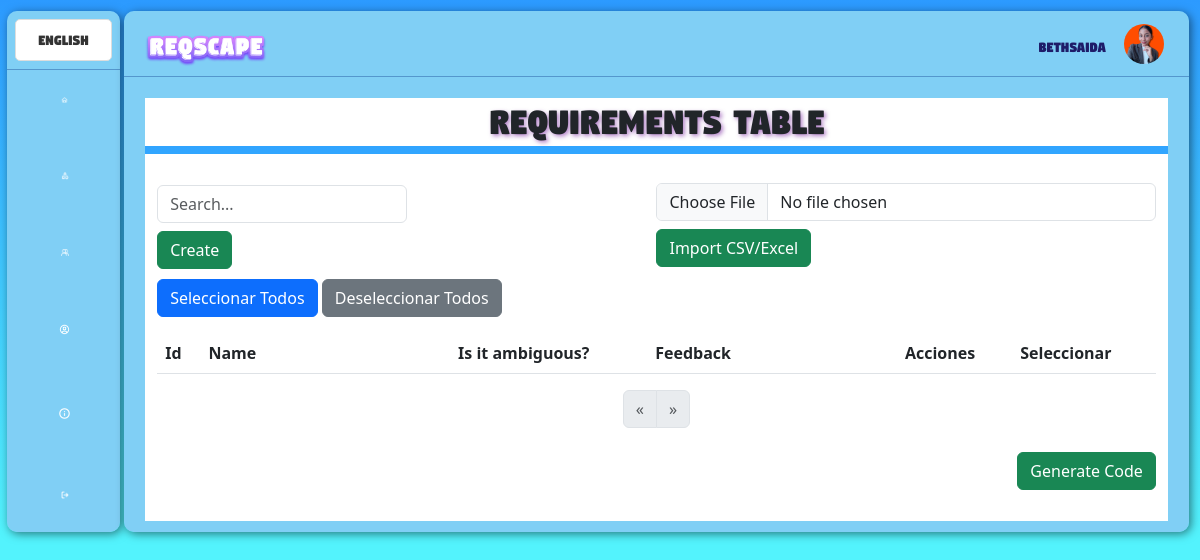
The page /modules/inicio/perfil-docente_1.php (signed in) on the database its author committed.
### tables this page shows
CREATE TABLE `usuarios` (
  `id` int(11) NOT NULL,
  `usuario` varchar(255) NOT NULL,
  `correo` varchar(255) NOT NULL,
  `contrasena` varchar(255) NOT NULL,
  `imagen_perfil` varchar(255) DEFAULT NULL,
  `perfil` varchar(50) DEFAULT NULL
);

### modules/inicio/perfil-docente_1.php (the view, shortened to what this page needs)
<?php
include "../../connection/connection.php";
function loadTranslations($lang) {
    $translations = [
        'en' => [
            'table_title' => 'Requirements Table',
            'name_label' => 'Name',
            'ambiguous_label' => 'Is it ambiguous?',
            'retro_label' => 'Feedback',
            'yes' => 'Yes',
            'no' => 'No',
            'create_button' => 'Create',
            'import_button' => 'Import CSV/Excel',
            'search_placeholder' => 'Search...',
            'edit_button' => 'Edit',
            'delete_button' => 'Delete',
            'confirm_delete' => 'Are you sure you want to delete this requirement?',
            'insert_success' => 'New record created successfully',
            'insert_error' => 'Error creating record: ',
            'update_success' => 'Record updated successfully',
            'update_error' => 'Error updating record: ',
            'delete_success' => 'Record deleted successfully',
            'delete_error' => 'Error deleting record: ',
            'import_success' => 'File imported successfully',
            'import_error' => 'Please upload a valid CSV or Excel file.',
            'previous' => 'Previous',
            'next' => 'Next',
            'generate_code' => 'Generate Code'
        ],
        'es' => [
            'table_title' => 'Tabla de requerimientos',
            'name_label' => 'Nombre',
            'ambiguous_label' => '¿Es ambiguo?',
            'retro_label' => 'Retroalimentación',
            'yes' => 'Sí',
            'no' => 'No',
            'create_button' => 'Crear',
            'import_button' => 'Importar CSV/Excel',
            'search_placeholder' => 'Buscar...',
            'edit_button' => 'Editar',
            'delete_button' => 'Eliminar',
            'confirm_delete' => '¿Estás seguro de que deseas eliminar este requerimiento?',
            'insert_success' => 'Nuevo registro creado con éxito',
            'insert_error' => 'Error al crear el registro: ',
            'update_success' => 'Registro actualizado con éxito',
            'update_error' => 'Error al actualizar el registro: ',
            'delete_success' => 'Registro eliminado con éxito',
            'delete_error' => 'Error al eliminar el registro: ',
            'import_success' => 'Archivo importado con éxito',
            'import_error' => 'Por favor, suba un archivo CSV o Excel válido.',
            'previous' => 'Anterior',
            'next' => 'Siguiente',
            'generate_code' => 'Generar Código'
        ]
    ];
    return $translations[$lang];
}
$lang = isset($_SESSION['language']) ? $_SESSION['language'] : 'es';
$translations = loadTranslations($lang);
if (isset($_SESSION['user_id'])) {
    $user_id = $_SESSION['user_id'];
    $sql = "SELECT usuario, correo, imagen_perfil FROM usuarios WHERE id = ?";
    $stmt = $con->prepare($sql);
    $stmt->bind_param("i", $user_id);
    $stmt->execute();
    $result = $stmt->get_result();
    if ($result->num_rows > 0) {
        $row = $result->fetch_assoc();
        if (array_key_exists('usuario', $row)) {
            $usuario = htmlspecialchars($row['usuario'], ENT_QUOTES, 'UTF-8');
        } else {
            $usuario = 'Usuario desconocido';
        }
    } else {
        echo "No se encontraron resultados para el usuario con ID: $user_id";
        exit();
    }
} else {
    echo "No se ha iniciado sesión.";
    exit();
}
$limit = 9;
$page = isset($_GET['page']) ? $_GET['page'] : 1;
$start = ($page - 1) * $limit;
$search_query = "";
if (isset($_GET['query'])) {
    $search_query = mysqli_real_escape_string($con, $_GET['query']);
    $requirements = $con->query("SELECT * FROM requirements WHERE name LIKE '%$search_query%' LIMIT $start, $limit");
    $total_results = $con->query("SELECT COUNT(*) AS count FROM requirements WHERE name LIKE '%$search_query%'")->fetch_assoc()['count'];
} else {
    $total_results = $con->query("SELECT COUNT(*) AS count FROM requirements")->fetch_assoc()['count'];
}
$total_pages = ceil($total_results / $limit);
?>
<!DOCTYPE html>
<html lang="<?php echo $lang; ?>">
<head>
    <link href="https://cdn.jsdelivr.net/npm/bootstrap@5.3.0-alpha1/dist/css/bootstrap.min.css" rel="stylesheet">
    <link href="https://cdnjs.cloudflare.com/ajax/libs/font-awesome/5.15.4/css/all.min.css" rel="stylesheet">
    <link rel="stylesheet" type="text/css" href="../../styles/inicio.css">
</head>
<body>
<div class="fondo">
<div class="columna-1">
    <div class="fila1-cl1">
        <select id="languageSelector">
            <option value="en" <?php echo $lang == 'en' ? 'selected' : ''; ?>>English</option>
        </select>
    </div>
    <div class="fila2-cl1">
        <a href="inicio.php" class="lg-cl1">
            <img src="../../assets/img/inicio/inicio.png" alt="">
        </a>
        <a href="niveles-juego.php" class="lg-cl1">
            <img src="../../assets/img/inicio/niveles.png" alt="">
        </a>
        <a href="score-page.php" class="lg-cl1">
            <img src="../../assets/img/inicio/scoreglobal.png" alt="">
        </a>
        <a href="perfil.php" class="lg-cl1">
            <img src="../../assets/img/inicio/perfil.png" alt="">
        </a>
        <a href="<?php echo ($_SESSION['perfil'] == 'profesor') ? 'reporte-niveles.php' : 'informacion.php'; ?>" class="lg-cl1">
            <img src="../../assets/img/inicio/<?php echo ($_SESSION['perfil'] == 'profesor') ? 'report.png' : 'info.png'; ?>" alt="">
        </a>
        <a href="inicio-sesion.php" class="lg-cl1">
            <img src="../../assets/img/inicio/log-out.png" alt="">
        </a>
    </div>
</div>
<div class="columna-2">
    <div class="fila1-cl2">
        <div class="logo">
            <img src="../../assets/img/logo.png" alt="">
        </div>
        <div class="usuario-logueado">
        <div class="profile-data-item">
            <span id="username" class="username-span"><?php echo $usuario; ?></span>
        </div>
        <?php
        if (!empty($row["imagen_perfil"])) {
            echo '<img class="profile-pic" src="' . htmlspecialchars($row["imagen_perfil"], ENT_QUOTES, 'UTF-8') . '" alt="Imagen de perfil">';
        } else {
            echo '<img class="profile-pic" src="../../modules/inicio/uploads/perfil.jpg" alt="Avatar predeterminado">';
        }
        ?>
    </div>
    </div>
    <div class="fila2-cl2">
        <div class="contenido-juego">
            <h1 class="titulo-tabla"><?php echo $translations['table_title']; ?></h1>
            <div class="profile-data">
                <div class="container">
                    <div class="row">
                        <div class="cont-prin">
                            <div class="col-md-6 offset-md-3 search-container">
                                <input type="text" id="searchInput" class="form-control" placeholder="<?php echo $translations['search_placeholder']; ?>" value="<?php echo htmlspecialchars($search_query, ENT_QUOTES, 'UTF-8'); ?>" onkeypress="if(event.keyCode == 13) searchRequirements()">
                                <button type="button" class="btn btn-success mt-2" data-bs-toggle="modal" data-bs-target="#registroModal"><?php echo $translations['create_button']; ?></button>
                            </div>
                            <form action="" method="post" enctype="multipart/form-data" class="mt-2">
                                <input type="file" name="file" class="form-control" required>
                                <button type="submit" name="import" class="btn btn-success mt-2"><?php echo $translations['import_button']; ?></button>
                            </form>
                        </div>
                        <div class="btn-select-all">
                            <button id="selectAll" type="button" class="btn btn-primary">Seleccionar Todos</button>
                            <button id="deselectAll" type="button" class="btn btn-secondary">Deseleccionar Todos</button>
                        </div>
                    </div>
                    <div class="row">
                        <div class="col-md-12">
                            <form id="requirementsForm" method="post" action="">
                                <table class="table table-striped" id="requirementTable">
                                    <thead>
                                        <tr>
                                            <th>Id</th>
                                            <th class="cl-name"><?php echo $translations['name_label']; ?></th>
                                            <th><?php echo $translations['ambiguous_label']; ?></th>
                                            <th class="cl-retro"><?php echo $translations['retro_label']; ?></th>
                                            <th>Acciones</th>
                                            <th>Seleccionar</th>
                                        </tr>
                                    </thead>
                                </table>
                                <div class="row">
                                    <div class="col-md-12">
                                        <nav aria-label="Page navigation example">
                                            <ul class="pagination justify-content-center">
                                                <li class="page-item <?php if($page <= 1) { echo 'disabled'; } ?>">
                                                    <a class="page-link" href="<?php if($page > 1) { echo "?query=$search_query&page=" . ($page - 1); } else { echo '#'; } ?>" aria-label="Previous">
                                                        <span aria-hidden="true">&laquo;</span>
                                                    </a>
                                                </li>
                                                <li class="page-item <?php if($page >= $total_pages) { echo 'disabled'; } ?>">
                                                    <a class="page-link" href="<?php if($page < $total_pages) { echo "?query=$search_query&page=" . ($page + 1); } else { echo '#'; } ?>" aria-label="Next">
                                                        <span aria-hidden="true">&raquo;</span>
                                                    </a>
                                                </li>
                                            </ul>
                                        </nav>
                                    </div>
                                </div>
                                <div class="btn-generar-codigo">
                                    <button id="botongene" type="submit" class="btn btn-success mt-2" name="generate_code"><?php echo $translations['generate_code']; ?></button>
                                </div>
                            </form>
                        </div>
                    </div>
                </div>
            </div>
        </div>
    </div>
</div>
</body>
</html>

### styles/inicio.css (style rules this page uses)
body { margin: 0; padding: 0; }
.fondo { margin: 0; padding: 0; height: 100vh; display: grid; grid-template-columns: auto 1fr; background-image: linear-gradient(to bottom, #2C9AFF, #53F3FD); }
.columna-1 { width: 113px; height: 95vh; margin: 6%; margin-top: 10%; background: linear-gradient(80deg, #80CFF5, #80CFF5 44%); border-radius: 10px; border-image: linear-gradient(to right, #FFFFFF 25%, #FFFFFF 77%, #FFFFFF 85%); border-image-slice: 1; backdrop-filter: blur(5px); box-shadow: 2px 2px 10px rgba(0, 0, 0, 0.5); display: grid; grid-template-rows: auto 1fr; }
.fila1-cl1 { border-bottom: 1px solid rgba(19, 67, 145, 0.4); }
.fila2-cl1 { display: grid; grid-row: auto auto auto auto auto auto; margin: 15%; gap: 5%; }
.lg-cl1 { background-color: transparent; border: none; padding: 10px 20px; cursor: pointer; border-radius: 10px; position: relative; }
.columna-2 { height: 95vh; margin: 1%; background: linear-gradient(80deg, #80CFF5, #80CFF5 44%); border-radius: 10px; border-image: linear-gradient(to right, #FFFFFF 25%, #FFFFFF 77%, #FFFFFF 85%); border-image-slice: 1; backdrop-filter: blur(5px); box-shadow: 2px 2px 10px rgba(0, 0, 0, 0.5); display: grid; grid-template-rows: auto 1fr; }
.fila1-cl2 { border-bottom: 1px solid rgba(19, 67, 145, 0.4); display: grid; grid-template-columns: auto 1fr; }
.logo { margin-top: 5%; margin-left: 5%; margin-bottom: 2%; }
.logo img { width: 30%; }
.contenido-juego { background-image: linear-gradient(to bottom, #2C9AFF, #53F3FD); margin: 2%; display: grid; grid-template-rows: auto 1fr; border-radius: 10px; width: 96%; height: 93%; }

### modules/inicio/perfil-docente_1.php (style rules this page uses)
.search-container { margin: 2% 0%; }
.offset-md-3 { margin-left: 0%; }
.profile-data { background-color: #ffff; }
.titulo-tabla { background-color: #ffff; display:flex; justify-content: center; font-family: "Digitalt"; text-shadow: 2px 2px 4px rgba(107, 15, 150, 0.5); }
.usuario-logueado { display: flex; justify-content: end; border-radius: 10%; margin: 2%; margin-bottom:0%; }
.profile-data-item { font-family: 'Digitalt'; display: flex; justify-content: center; align-items: center; margin-right:3%; margin-top: 0%; margin-bottom:1%; color: #1E1C69; }
.usuario-logueado img { width: 40px; height: 40px; border-radius: 50%; margin: 2% 2%; margin-top: 0%; margin-left: 0%; }
.cont-prin { display: grid; grid-template-columns: 1fr 1fr; margin-top: 2%; }
.fila1-cl1 { padding: 7%; border-bottom: 1px solid rgba(19, 67, 145, 0.4); }
#languageSelector { appearance: none; -webkit-appearance: none; -moz-appearance: none; width: 100%; padding: 8%; border: 1px solid #ddd; border-radius: 5px; font-size: 16px; background-color: #fff; color: #333; cursor: pointer; outline: none; transition: border-color 0.3s ease; text-align: center; font-family: 'Digitalt'; font-weight: lighter; }
#languageSelector option { color: #333; background-color: #fff; text-align: center; }
.btn-generar-codigo { display: flex; justify-content: flex-end; }
.cl-retro, .cl-name { width: 25%; }
.fondo { height: auto; }
.columna-1 { height: 98%; }
.columna-2 { height: 98%; }
body { background-color: #53F3FD; }
#botongene { margin-bottom: 1%; }
.btn-select-all { margin-bottom: 1rem; }
.lg-cl1 { display: flex; justify-content: center; padding: 10px 20px; width: 100%; height: 50%; }

### rows shown on the page
usuarios: usuario "Bethsaida", imagen_perfil (picture)

### other values the page prints
$translations['table_title'] "Requirements Table"
$translations['create_button'] "Create"
$translations['import_button'] "Import CSV/Excel"
$translations['name_label'] "Name"
$translations['ambiguous_label'] "Is it ambiguous?"
$translations['retro_label'] "Feedback"
$translations['generate_code'] "Generate Code"
